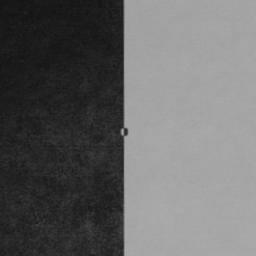
%> input picture Task2/T1LensCanon.jpg, 256 x 256 px
$ octave test2.m   (GNU Octave 9; MATLAB toolbox functions it lacks are replaced by stand-ins)
%> lines starting %> are read from the running program, lines starting %| are printed output that depends on the picture; in (x1, y1, x2, y2) boxes, pixels count from 0 and x2, y2 are one past the last pixel; in counts of white or black regions, pixels touching at a corner belong together; the program's own positions count from 1
### Task2/Task2SimpleReplace.m
function figh = SimpleReplace(filename, rows, cols, box )
%> called with filename = 'T1LensCanon.jpg', rows = [20 21 22 42 43 44], cols = [20 21 22], box = [200 200 40 40]
%SimpleReplace Change pixel values in simple image regions
%   Change pixel values in selected rows, columns and a box
%
%% Who has done it
%
% Author: erini048
% Co-author: lucpa286
%
%
%% Syntax of the function
%
% Input arguments:  filename: pathname to the image file
%                   rows: vector of row indices
%                   cols: vector of column indices
%                   box: vector with four elements [sr,sc,size1,size2]
%                       where (sr,sc) are coordinates of box origin
%                       (size1, size2) is the size of the box
%                       origin and size use row/column convention
%
% Output argument:  figh: handle to the figure displaying the new image
%
% You MUST NEVER change the first line
%
%% Basic version control (in case you need more than one attempt)
%
% Version: 1
% Date: 2017-11-10
%
% Gives a history of your submission to Lisam.
% Version and date for this function have to be updated before each
% submission to Lisam (in case you need more than one attempt)
%
%% General rules
%
% 1) Don't change the structure of the template by removing %% lines
%
% 2) Document what you are doing using comments
%
% 3) Before submitting make the code readable by using automatic indentation
%       ctrl-a / ctrl-i
%
% 4) In case a task requires that you have to submit more than one function
%       save every function in a single file and collect all of them in a
%       zip-archive and upload that to Lisam. NO RAR, NO GZ, ONLY ZIP!
%       All non-zip archives will be rejected automatically
%
% 5) Often you must do something else between the given commands in the
%       template
%
%

%% Your code starts here
%

%% create figure and read image
%
figh = figure;
Oimage = imread(filename);
%> Oimage is the input picture: size 256x256x3 uint8; min 19, max 174, mean 102.1

%% Copy image and edit
%
Nimage = Oimage;

% change rows
Nimage(rows, :, 1) = 255;   %Set R-channel to max value
Nimage(rows, :, 2) = 0;
Nimage(rows, :, 3) = 0;
% change cols
Nimage(:, cols, 1) = 0;
Nimage(:, cols, 2) = 255; %Set G-channel to max value
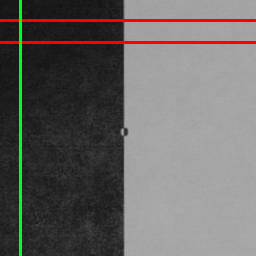
%> Nimage: size 256x256x3 uint8; mean R, G, B 105.4, 102.4, 99.8
Nimage(:, cols, 3) = 0;

% change box
Nimage(box(1): box(1)+box(3), box(2):box(2)+box(4), :) = 0; %Create a black box
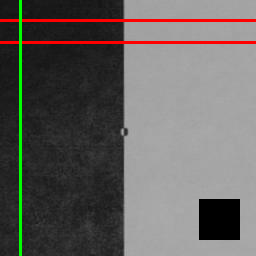
%> Nimage: size 256x256x3 uint8; mean R, G, B 101.1, 98.2, 95.2

% change grid points

Nimage(rows, cols, :) = 255; %Set intersection between the rows and columns to white
%> Nimage: size 256x256x3 uint8; 0.03% of pixels changed, all inside (x1, y1, x2, y2) = (19, 19, 22, 44)

%% Display result
%
imshow(Nimage);

end

### Task2/test2.m
a = [20:22 42:44];
b = 20:22;
c = [200 200 40 40];
k = Task2SimpleReplace('T1LensCanon.jpg',a, b, c);
